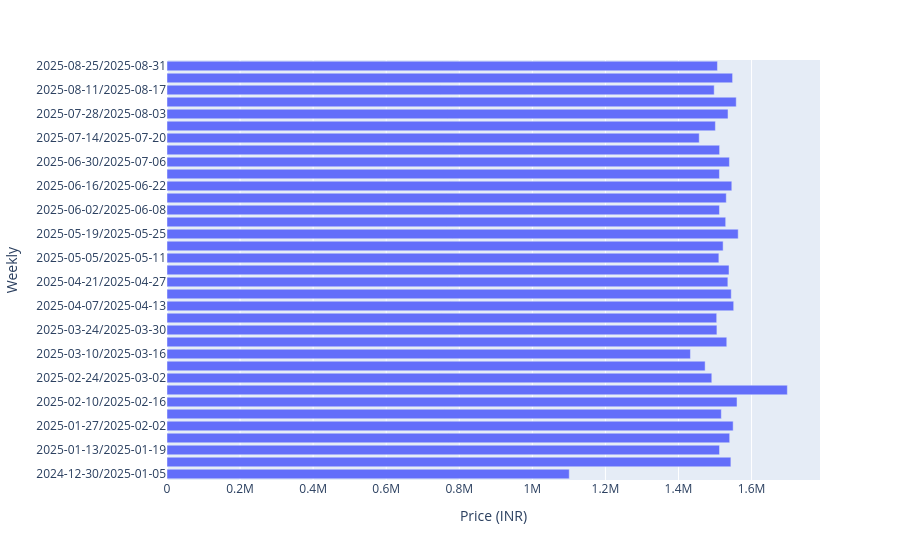

The code cell stored with this chart in its notebook:
### Markdown cell above
### Weekly Trend Analysis

### Code cell
df["Weekly"]=pd.to_datetime(df["Order Date"]).dt.to_period("W").astype(str)

fig=px.bar(
    df.groupby("Weekly")["Price (INR)"].sum().reset_index(),
    x="Price (INR)",
    y="Weekly"
    ,orientation="h"
)

fig.show()
